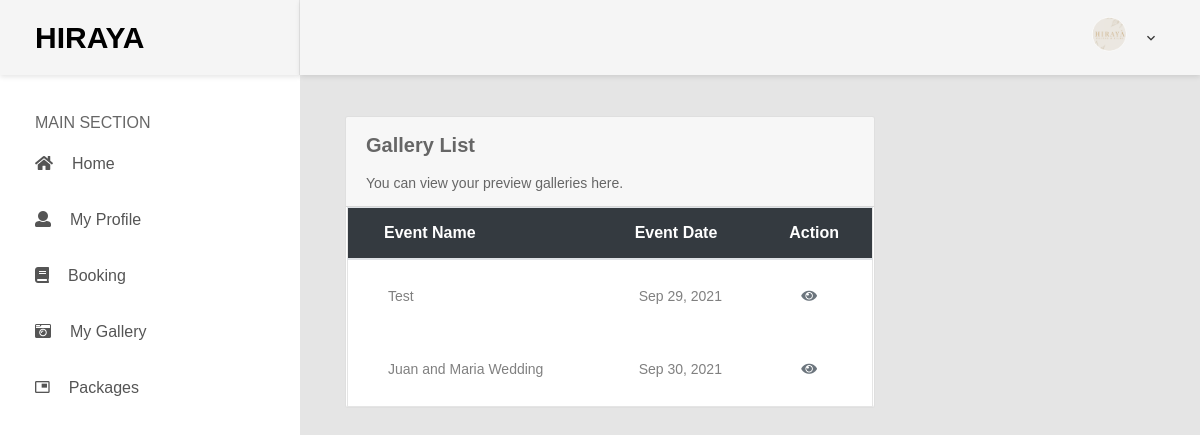
The app's page /_galleryadmin.php with its own data.
### tables this page shows
CREATE TABLE `bookings` (
  `booking_id` int(11) NOT NULL,
  `customer_id` int(11) NOT NULL,
  `gallery_id` int(11) DEFAULT NULL,
  `eventName` varchar(225) NOT NULL,
  `eventCategory` varchar(100) NOT NULL,
  `eventPackage` varchar(100) NOT NULL,
  `eventDate` date NOT NULL,
  `eventTime` varchar(50) NOT NULL,
  `eventVenue` varchar(225) NOT NULL,
  `eventNotes` varchar(225) DEFAULT NULL,
  `status` tinyint(1) NOT NULL DEFAULT 0,
  `date_created` timestamp NOT NULL DEFAULT current_timestamp(),
  `date_updated` timestamp NOT NULL DEFAULT current_timestamp() ON UPDATE current_timestamp()
);

### _galleryadmin.php (the view, shortened to what this page needs)
<?php
    require('server.php');
    $query = "SELECT DISTINCT galleries.booking_id, bookings.booking_id, bookings.customer_id, bookings.eventName, bookings.eventDate
        FROM galleries JOIN bookings ON galleries.booking_id = bookings.booking_id";
    $result = mysqli_query($connection, $query);
?>
<!DOCTYPE html>
<html lang="en">
<head>
    <link href="css/font-face.css" rel="stylesheet" media="all">
    <link href="dashboardassets/vendor/" rel="stylesheet" media="all">
    <link href="dashboardassets/vendor/font-awesome-5/css/fontawesome-all.min.css" rel="stylesheet" media="all">
    <link href="dashboardassets/vendor/mdi-font/css/material-design-iconic-font.min.css" rel="stylesheet" media="all">
    <link href="dashboardassets/vendor/bootstrap-4.1/bootstrap.min.css" rel="stylesheet" media="all">
    <link rel="stylesheet" href="https://stackpath.bootstrapcdn.com/bootstrap/4.1.3/css/bootstrap.min.css">
    <link href="dashboardassets/vendor/animsition/animsition.min.css" rel="stylesheet" media="all">
    <link href="dashboardassets/vendor/bootstrap-progressbar/bootstrap-progressbar-3.3.4.min.css" rel="stylesheet" media="all">
    <link href="dashboardassets/vendor/wow/animate.css" rel="stylesheet" media="all">
    <link href="dashboardassets/vendor/css-hamburgers/hamburgers.min.css" rel="stylesheet" media="all">
    <link href="dashboardassets/vendor/slick/slick.css" rel="stylesheet" media="all">
    <link href="dashboardassets/vendor/select2/select2.min.css" rel="stylesheet" media="all">
    <link href="dashboardassets/vendor/perfect-scrollbar/perfect-scrollbar.css" rel="stylesheet" media="all">
    <link href="dashboardassets/css/theme.css" rel="stylesheet" media="all">
</head>
<body>
    <div class="page-wrapper">
        <?php include '_sidebar.php'; ?>
        <div class="page-container">
        <?php include '_headerDesktop.php'; ?>
        <div class="main-content">
            <div class="section__content section__content--p30">
                <div class="container-fluid">
                    <div class="row">
                        <div class="col-md-8">
                            <div class="card">
                                <div class="card-header">
                                    <strong style="font-size:20px;">Gallery List</strong>
                                    <p class="m-t-10" style="font-size:14px;">You can view your preview galleries here.</p>
                                </div>
                                <div class="row px-3">
                                    <table class="user-data table table-data2 ">
                                        <tr class="bg-dark text-white">
                                            <th><span class="ml-4">Event Name</span></th>
                                            <th><span class="ml-4">Event Date</span></th>
                                            <th><span class="ml-3">Action</span></th>
                                        </tr>
                                        <tbody>
                                            <?php while($row = mysqli_fetch_array($result)) { ?>
                                            <tr>
                                                <td><?php echo $row['eventName']; ?></td>
                                                <td><?php echo date("M d, Y", strtotime($row['eventDate'])); ?></td>
                                                <td>
                                                    <form action="view.php" method="POST">
                                                        <button name="view" type="submit" class="item text-secondary" data-toggle="tooltip" data-placement="top" title="View">
                                                            <i class="fa fa-eye"></i>
                                                        </button>
                                                    </form>
                                                </td>
                                            </tr>
                                            <?php  } ?>
                                        </tbody>
                                    </table>
                                </div>
                            </div>
                        </div>
                    </div>
                </div>
            </div>
        </div>
        </div>
    </div>
</body>
</html>

### records on screen
bookings: eventName "Test", eventDate "Sep 29, 2021"
bookings: eventName "Juan and Maria Wedding", eventDate "Sep 30, 2021"
